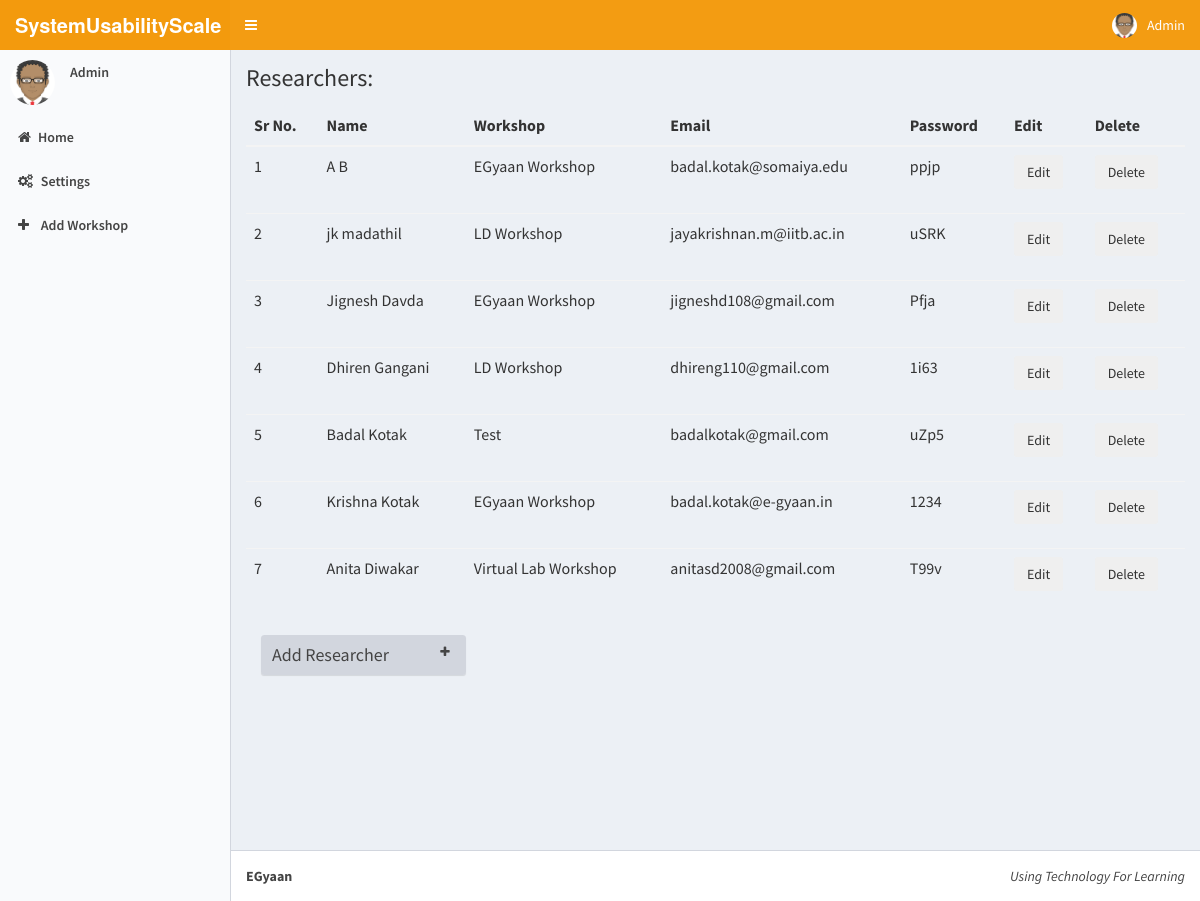
The app's page /Admin/researcher.php (signed in) with its own data.
### tables this page shows
CREATE TABLE IF NOT EXISTS `Researcher` (
  `id` int(11) NOT NULL AUTO_INCREMENT,
  `fname` varchar(50) NOT NULL,
  `lname` varchar(50) NOT NULL,
  `email` varchar(100) NOT NULL,
  `passwd` varchar(20) NOT NULL,
  `workshop` int(11) NOT NULL,
  PRIMARY KEY (`id`),
  UNIQUE KEY `email` (`email`)
);

CREATE TABLE IF NOT EXISTS `Workshop` (
  `id` int(11) NOT NULL AUTO_INCREMENT,
  `name` varchar(30) NOT NULL,
  `show_score` text NOT NULL,
  `Sys_name` varchar(50) DEFAULT NULL,
  `reason` text NOT NULL,
  PRIMARY KEY (`id`),
  UNIQUE KEY `name` (`name`)
);

### Admin/researcher.php (the view, shortened to what this page needs)
<html>
  <head>
    <link rel="stylesheet" href="../AdminLTE/bootstrap/css/bootstrap.min.css">
    <link rel="stylesheet" href="../AdminLTE/dist/font-awesome/css/font-awesome.min.css">
    <link rel="stylesheet" href="../AdminLTE/dist/css/ionicons.min.css">
    <link rel="stylesheet" href="../AdminLTE/dist/css/AdminLTE.min.css">
    <link rel="stylesheet" href="../AdminLTE/dist/css/skins/skin-yellow-light.min.css">
  </head>
  <body class="hold-transition skin-yellow-light sidebar-mini">
    <div class="wrapper">
      <header class="main-header">
        <a href="AdminDashboard.php" class="logo">
          <span class="logo-lg"><b>SystemUsabilityScale</b></span>
        </a>
        <nav class="navbar navbar-static-top" role="navigation">
          <a href="#" class="sidebar-toggle" data-toggle="offcanvas" role="button">
          </a>
          <div class="navbar-custom-menu">
            <ul class="nav navbar-nav">
              <li class="dropdown user user-menu">
                <a href="#" class="dropdown-toggle" data-toggle="dropdown">
                  <img src="D_Logo/avatar.png" class="user-image" alt="User Image">
                  <span class="hidden-xs">Admin</span>
                </a>
              </li>
            </ul>
          </div>
        </nav>
      </header>
      <aside class="main-sidebar">
        <section class="sidebar">
          <div class="user-panel">
            <div class="pull-left image">
              <img src="D_Logo/avatar.png" class="img-circle" alt="User Image">
            </div>
            <div class="pull-left info">
              <p>Admin</p>
            </div>
          </div>
          <ul class="sidebar-menu">
            <li><a href="AdminDashboard.php"><i class="fa fa-home"></i><span>Home</span></a></li>
            <li><a href="settings.php"><i class="fa fa-gears"></i> <span>Settings</span></a></li>
            <li><a href="workshop.php"><i class="fa fa-plus"></i> <span>Add Workshop</span></a></li>
          </ul>
        </section>
              </aside>
      <div class="content-wrapper">
        <section class="content-header">
          <h1>
            Researchers:
          </h1>
        </section>
        <section class="content">
<?php
          include("dbcon.php");
          $check=mysqli_query($con,"SELECT COUNT(id) FROM `Researcher`");
          while($c_row=mysqli_fetch_array($check))
          {
            $count=$c_row['COUNT(id)'];
          }
          if($count==0)
          {
            echo "<h3><strong>No User Added Yet!</strong><br><br></h3>";
          }
          else
          {
echo "<div class=table-responsive>";
echo "<table class=table table-striped>";
echo "<thead>";
echo "<tr>";
echo "<th>Sr No.</th>";
echo "<th>Name</th>";
echo "<th>Workshop</th>";
echo "<th>Email</th>";
echo "<th>Password</th>";
echo "<th>Edit</th>";
echo "<th>Delete</th>";
echo "</tr>";
echo "</thead>";
echo "<tbody>";
$i=0;
$result = mysqli_query($con,"SELECT * FROM `Researcher`");
while($row = mysqli_fetch_array($result))
{
$id=$row['id'];
$name=$row['fname']." ".$row['lname'];
$email=$row['email'];
$pass=$row['passwd'];
$workshop=$row['workshop'];
$workshop_name=mysqli_query($con,"SELECT name FROM Workshop WHERE id='$workshop'");
while($wrow=mysqli_fetch_array($workshop_name))
{
  $workshop=$wrow['name'];
}
$i++;
echo "<tr>";
echo "<td>";
echo $i;
echo "</td>";
echo "<td>";
echo $name;
echo "</td>";
echo "<td>";
echo $workshop;
echo "</td>";
echo "<td>";
echo $email;
echo "</td>";
echo "<td>";
echo $pass;
echo "</td>";
echo "<td>";
echo "<form action=edit_user.php method=post><button type=submit class=btn btn-default name=edit value=$id>Edit</button></form>";
echo "</td>";
echo "<td>";
echo "<form action=del_user.php method=post><button type=submit class=btn btn-default name=del value=$id onclick=del_confirm()>Delete</button></form>";
echo "</td>";
echo "</tr>";
}
echo "</tbody>";
echo "</table>";
echo "</div>";
}
?>
         <div class="col-md-3">
              <div class="box box-default collapsed-box box-solid">
                <div class="box-header with-border">
                  <h3 class="box-title">Add Researcher</h3>
                  <div class="box-tools pull-right">
                    <button class="btn btn-box-tool" data-widget="collapse"><i class="fa fa-plus"></i></button>
                  </div>
                </div>
              </div>
            </div><br><br><br>
        </section>
      </div>
      <footer class="main-footer">
        <div class="pull-right hidden-xs">
          <i>Using Technology For Learning</i>
        </div>
        <strong>EGyaan</strong>
      </footer>
  </body>
</html>

### records on screen
researcher: name "A B", workshop.name "EGyaan Workshop", email "badal.kotak@somaiya.edu", passwd "ppjp", $id 5 (drawn)
researcher: name "jk madathil", workshop.name "LD Workshop", email "jayakrishnan.m@iitb.ac.in", passwd "uSRK", $id 6 (drawn)
researcher: name "Jignesh Davda", workshop.name "EGyaan Workshop", email "jigneshd108@gmail.com", passwd "Pfja", $id 12 (drawn)
researcher: name "Dhiren Gangani", workshop.name "LD Workshop", email "dhireng110@gmail.com", passwd "1i63", $id 13 (drawn)
researcher: name "Badal Kotak", workshop.name "Test", email "badalkotak@gmail.com", passwd "uZp5", $id 14 (drawn)
researcher: name "Krishna Kotak", workshop.name "EGyaan Workshop", email "badal.kotak@e-gyaan.in", passwd "1234", $id 16 (drawn)
researcher: name "Anita Diwakar", workshop.name "Virtual Lab Workshop", email "anitasd2008@gmail.com", passwd "T99v", $id 17 (drawn)
